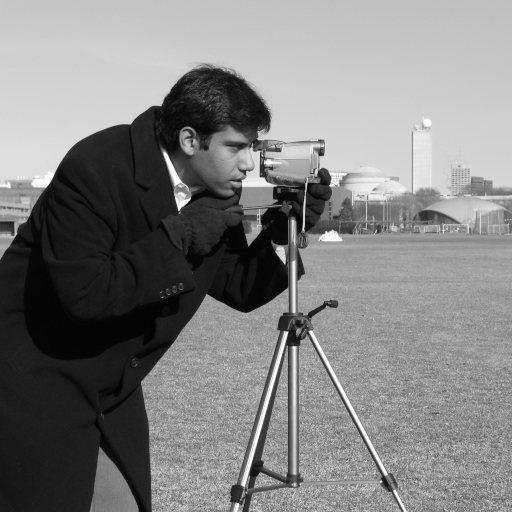
#> input picture skimage.data.camera(), 512 x 512 px
$ python flood_fill.py
#> lines starting #> are read from the running program, lines starting #| are printed output that depends on the picture
# 对图像执行洪水填充。
#
# 从特定的seed_point开始，找到等于或在种子值的公差范围内的连接点，然后将其设置为new_value。
import numpy as np
import matplotlib.pyplot as plt
from skimage import data, filters, color, morphology, io, img_as_float
from skimage.segmentation import flood, flood_fill
cameraman = data.camera()
#> cameraman is the input picture: shape (512, 512); min 0, max 255, mean 129.1
image = img_as_float(io.imread('/home/qiao/PythonProjects/Scikit-image_On_CT/Test_Img/10.jpg'))
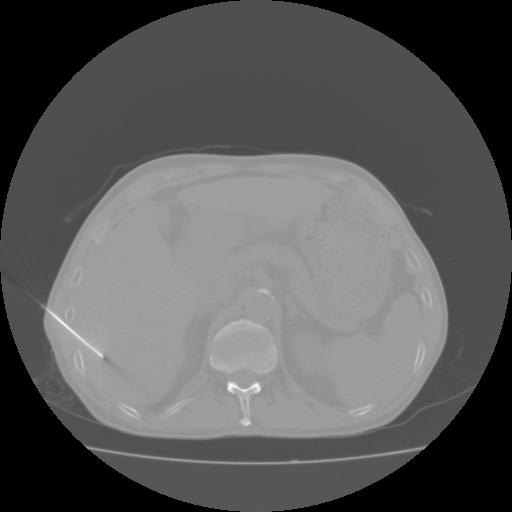
#> input picture Test_Img/10.jpg, 512 x 512 px, found by its file name
#> image: shape (512, 512) float64; min 0, max 0.996, mean 0.356


# Change the cameraman's coat from dark to light (255).  The seed point is
# chosen as (155, 150)
light_coat = flood_fill(image, (255, 255), 255)
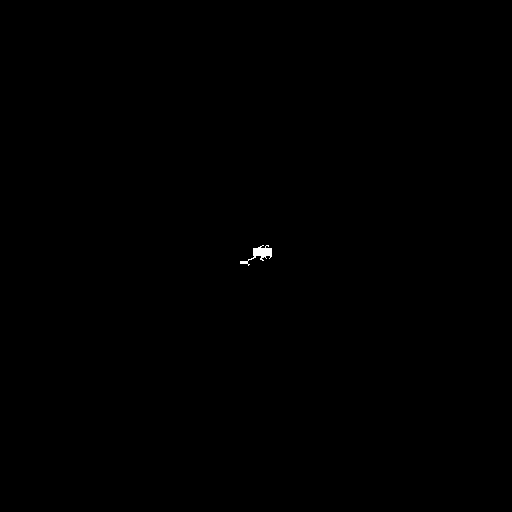
#> light_coat: shape (512, 512) float64; min 0, max 255, mean 0.6
fig, ax = plt.subplots(ncols=2, figsize=(10, 5))

ax[0].imshow(image, cmap=plt.cm.gray)
ax[0].set_title('Original')
ax[0].axis('off')

ax[1].imshow(light_coat, cmap=plt.cm.gray)
ax[1].plot(150, 155, 'ro')  # seed point
ax[1].set_title('After flood fill')
ax[1].axis('off')

plt.show()
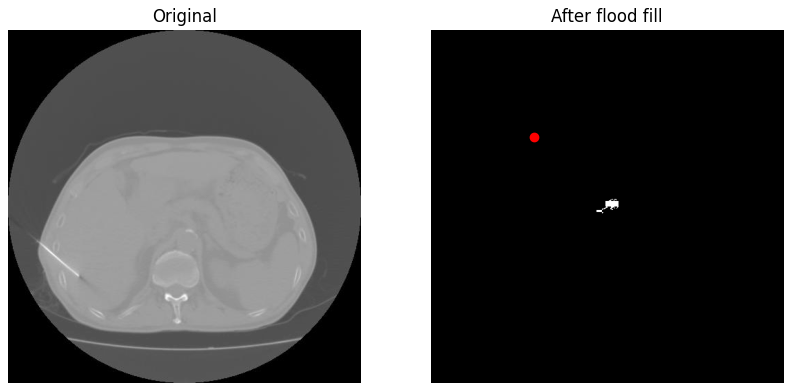
#> figure drawn by matplotlib, 2 panels

output = []

for i in range(8):
    tol = 5 + 20 * i
    output.append(flood_fill(image, (0, 0), 255, tolerance=tol))
#> after the loop, output = 8 items

# Initialize plot and place original image
fig, ax = plt.subplots(nrows=3, ncols=3, figsize=(12, 12))
ax[0, 0].imshow(image, cmap=plt.cm.gray)
ax[0, 0].set_title('Original')
ax[0, 0].axis('off')

# Plot all eight different tolerances for comparison.
for i in range(8):
    m, n = np.unravel_index(i + 1, (3, 3))
    ax[m, n].imshow(output[i], cmap=plt.cm.gray)
    ax[m, n].set_title('Tolerance {0}'.format(str(5 + 20 * i)))
    ax[m, n].axis('off')
    ax[m, n].plot(0, 0, 'bo')  # seed point

fig.tight_layout()
plt.show()
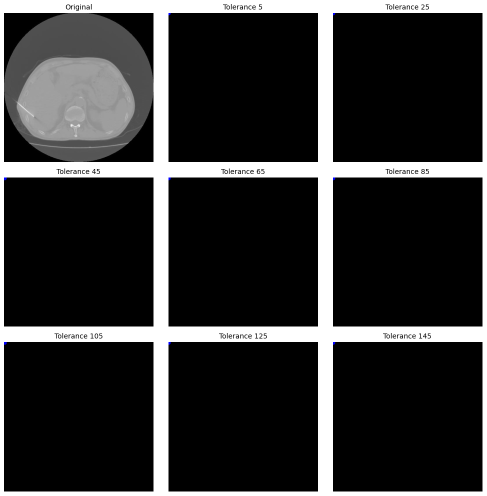
#> figure drawn by matplotlib, 9 panels
